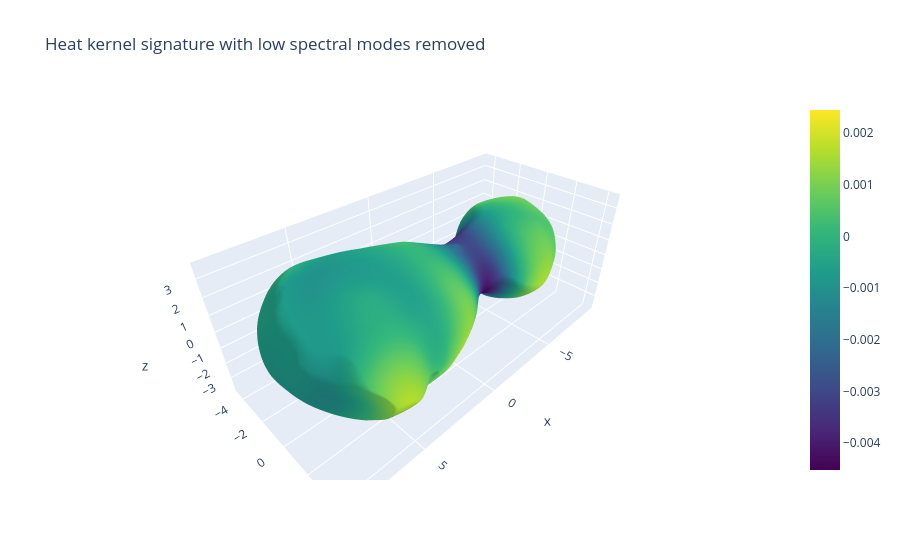

The code cell stored with this chart in its notebook:
### Code cell
hks_cut0 = m.reconstruct_from_coeffs(hks_coeffs_cut0, lmax=15)
hks_cut1 = m.reconstruct_from_coeffs(hks_coeffs_cut1, lmax=15)

fig = go.Figure(data=[
    go.Mesh3d(
        x=m.v[:,0], y=m.v[:,1], z=m.v[:,2],
        i=m.f[:,0], j=m.f[:,1], k=m.f[:,2],
        intensity=hks_cut1,
        colorscale='Viridis',
        showscale=True,   # adds colorbar
        name="Surface"
    )
])

fig.update_layout(
    scene=dict(aspectmode='data'),
    title="Heat kernel signature with low spectral modes removed"
)

fig.show()

### Figure 1 — Plotly figure (JSON) as saved in the notebook; plotly's stock layout.template omitted (floating-point values rounded to 4 significant figures; data arrays with more than 128 entries replaced by an {"elided": "..."} marker saying what was removed)
{"data": [{"colorscale": [[0, "#440154"], [0.1111, "#482878"], [0.2222, "#3e4989"], [0.3333, "#31688e"], [0.4444, "#26828e"], [0.5556, "#1f9e89"], [0.6667, "#35b779"], [0.7778, "#6ece58"], [0.8889, "#b5de2b"], [1, "#fde725"]], "i": {"elided": "35998 int values"}, "intensity": {"elided": "18001x1 float values"}, "j": {"elided": "35998 int values"}, "k": {"elided": "35998 int values"}, "name": "Surface", "showscale": true, "type": "mesh3d", "x": {"elided": "18001 float values"}, "y": {"elided": "18001 float values"}, "z": {"elided": "18001 float values"}}], "layout": {"scene": {"aspectmode": "data"}, "title": {"text": "Heat kernel signature with low spectral modes removed"}}}
